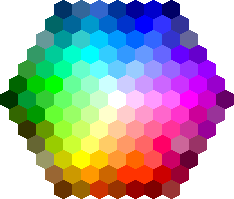
#> input picture download.png, 234 x 199 px, found by its file name
$ python generate.py
#> lines starting #> are read from the running program, lines starting #| are printed output that depends on the picture
import cv2
import numpy as np
from collections import Counter
import matplotlib.pyplot as plt

def detect_colors(image_path, top_n=3):
    # Read the image
#> called with top_n = 3
    img = cv2.imread(image_path)
#> img is the input picture: shape (199, 234, 3); mean B, G, R 168.5, 160.2, 165.8
    img = cv2.cvtColor(img, cv2.COLOR_BGR2RGB)

    # Resize to reduce computation
    img_resized = cv2.resize(img, (150, 150), interpolation=cv2.INTER_AREA)
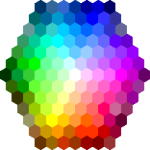
#> img_resized: shape (150, 150, 3); mean R, G, B 165.8, 160.2, 168.5

    # Reshape image to a list of pixels
    pixels = img_resized.reshape((-1, 3))
    pixels_list = [tuple(pixel) for pixel in pixels]
#> pixels_list = 22500 items

    # Count colors
    counter = Counter(pixels_list)
#> counter = 2532 items
    most_common = counter.most_common(top_n)
#> most_common = [((255, 255, 255), 5726), ((255, 51, 0), 223), ((102, 255, 255), 112)]

    print("\n🎨 Top Colors:")
    colors = []
    for i, (color, count) in enumerate(most_common):
        rgb = np.array(color)
        percentage = (count / len(pixels_list)) * 100
        print(f"{i+1}. RGB{tuple(rgb)}  →  {percentage:.2f}%")
        colors.append(rgb / 255.0)
#> this loop made 3 passes
#> (count, rgb, percentage) on passes 1 to 3: (5726, [255, 255, 255], 25.45), (223, [255, 51, 0], 0.991), (112, [102, 255, 255], 0.498)
#| 1. RGB(255, 255, 255)  →  25.45%
#| 2. RGB(255, 51, 0)  →  0.99%
#| 3. RGB(102, 255, 255)  →  0.50%
#> after the loop, colors = [[1, 1, 1], [1, 0.2, 0], [0.4, 1, 1]]

    # Display the colors
    plt.figure(figsize=(8, 2))
    plt.title("Top Colors in Image")
    plt.axis('off')
    plt.imshow([colors])
    plt.show()
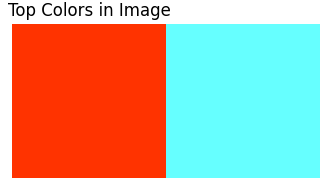
#> figure drawn by matplotlib, 1 panel

# Example usage
detect_colors(r"D:\100 days of 100 projects\Day46 Image Color Detector\download.png")
